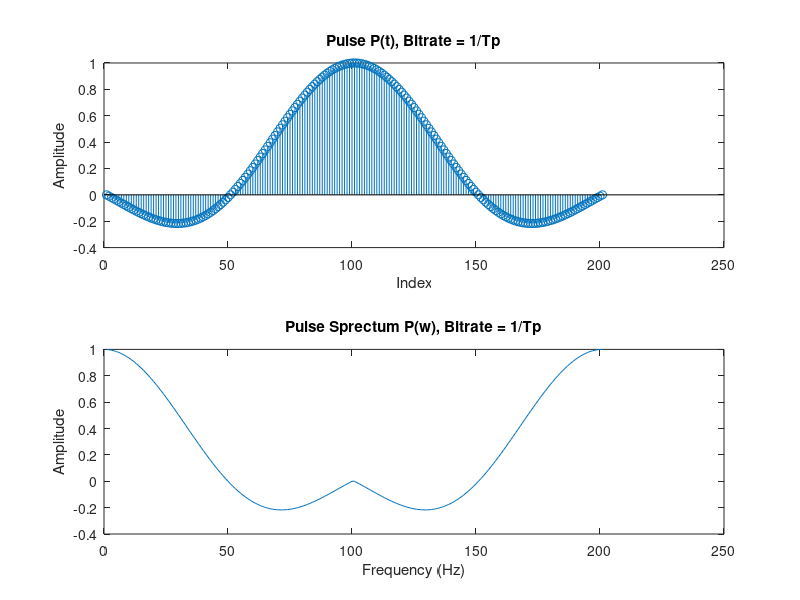
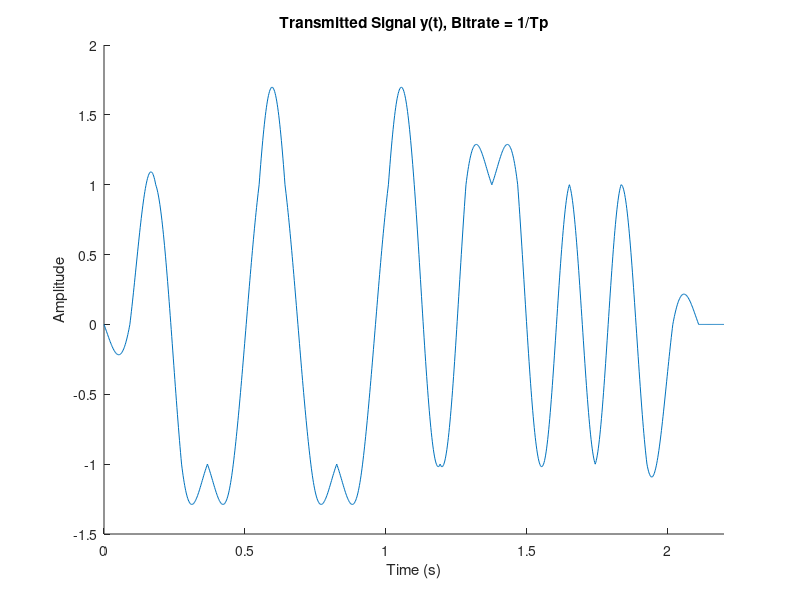
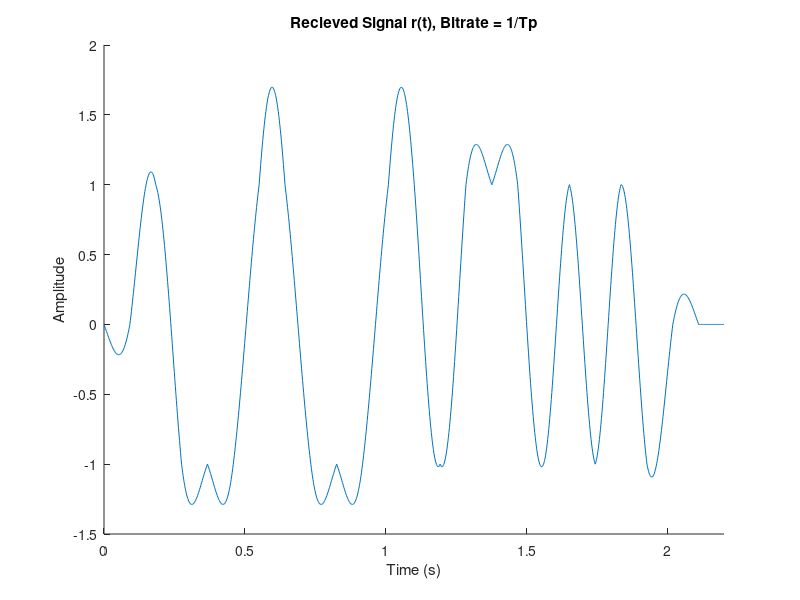
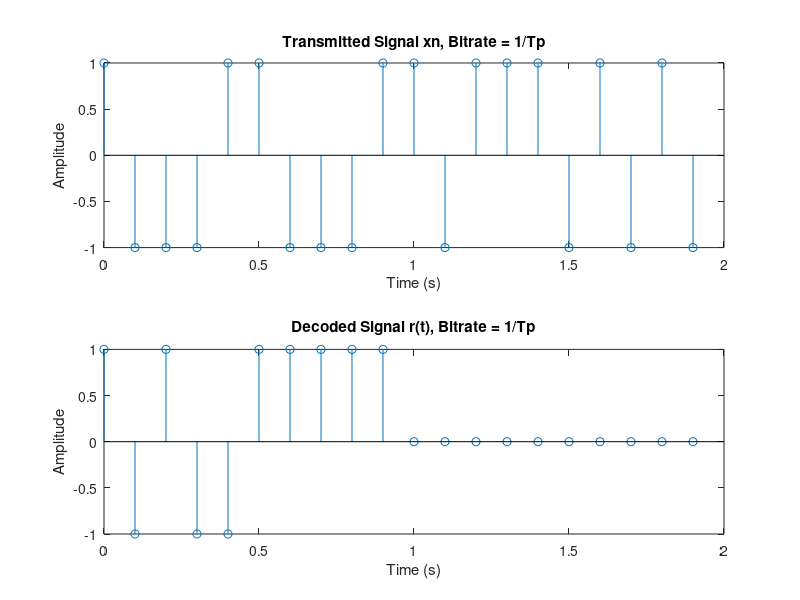

The MATLAB source for these figures, in order: (Note: this script raises an error after producing the figures.)
%% Signals and Systems Matlab Homework #6
%% Introduction

%NOTE: THE FOLLOWING CODE IS NOT PART OF THE SUBMISSION BUT ACTS AS A
%HOLDING PLACE FOR PREVIOUSLY OMITTED CODE.
% * Author:                   Mack LaRosa, Will Burgess, Leela Srinivas
% * Class:                    ESE 351
% * Date:                     Created 4/12/2024, Last Edited 4/25/2024
%% Housekeeping
close all
clear
clc
%% Part  1: Create Binary PAM System
%% Generate Input Signal and Add Noise Factor, Bitrate = 1/Tp
Tp = 0.1; % Half pulse width
sample_period = Tp/50; % dt, pulse and recieve sample period
dt = sample_period;
sample_freq = 1/sample_period; % Frequency of pulse and recieve signal 

bit_rate = 1/(1 * Tp); %Fb, frequency of bits sent out
bit_period = 1/bit_rate; % Ts, Time between bits sent out
Ts = bit_period;

%  Generate Message
rect = ones(1,50);

pulse = 2 * conv(rect, rect);
%%
% replace pulse with sinc
t = -2*Ts:dt:2*Ts; % time vector
pulse = sinc(t/Ts);


pulse_fft = fftshift(pulse);

N = 20;

maxTime = N * bit_period;

xn = 2 * ((rand(1, N) > 0.5) - 0.5);
a = 0;
imp_train = zeros(1,N * bit_period * sample_freq);
for k = 1:length(imp_train)
    if mod(k - 1, sample_freq * bit_period) == 0
    a = a + 1;
    imp_train(k) = xn(a);
    else
    imp_train(k) = 0;    
    end
end
sampleTimes = 0:sample_period:(N*bit_period)-sample_period;


% Mack is a Bitchass Hoe: finish generation with signal


y = conv(imp_train,pulse);
% figure, subplot (2,1,1),plot(y)
% subplot(2,1,2),stem(xn)

sigma = 0;
noise = sigma * max(y) * randn(1,length(y));
r = y + (noise * sigma);

%figure,plot(r)
%% Part f:  Create various outputs

% i, p(t), p(w)
figure, hold on
subplot(2,1,1);
stem(pulse)
ylabel('Amplitude')
xlabel('Index')
title('Pulse P(t), Bitrate = 1/Tp')

subplot(2,1,2)
plot(pulse_fft)
ylabel('Amplitude')
xlabel('Frequency (Hz)')
title('Pulse Sprectum P(w), Bitrate = 1/Tp')
hold off

times = linspace(0, maxTime + 2 * Tp, length(y));

% ii, y(t)
figure, hold on
plot(times, y)
xlim([0 maxTime + 2 * Tp]);
ylabel('Amplitude')
xlabel('Time (s)')
title('Transmitted Signal y(t), Bitrate = 1/Tp')
hold off

% iii, r(t)
figure, hold on
plot(times,r)
xlim([0 maxTime + 2 * Tp]);
ylabel('Amplitude')
xlabel('Time (s)')
title('Recieved Signal r(t), Bitrate = 1/Tp')
hold off

% iv, Sent Messave vs. decoded message
times_sent = 0:bit_period:maxTime-bit_period;
figure, hold on
subplot(2,1,1)
stem(times_sent,xn)
ylabel('Amplitude')
xlabel('Time (s)')
title('Transmitted Signal xn, Bitrate = 1/Tp')
subplot(2,1,2)

filtered = conv(r,pulse);
decoded = zeros(1, N);

a = 0;
pulselen = length(pulse);
filterlen = length(filtered);

factor = 1/(bit_rate * Tp); % find factor relating Ts and Tp, use that to modify pulselen
% please name this something other than factor

for i = pulselen + 1:(pulselen * factor + mod(factor, 2))/2:filterlen-pulselen * factor - 1
    a = a + 1;
    if(filtered(i) > 0)
        decoded(a) = 1;
    else
       decoded(a) = -1;
    end
end

stem(times_sent,decoded);
ylabel('Amplitude')
xlabel('Time (s)')
title('Decoded Signal r(t), Bitrate = 1/Tp')
hold off

error = (sum(xn ~= decoded)/length(decoded)); 
SNR = (sum(y.^2))/(sum(noise.^2));

disp(['Bitrate: ' ,num2str(bit_rate), ' bits/second'])
disp(['Standard Deviation: ' , num2str(sigma)])
disp(['SNR: ' , num2str(SNR)])
disp(['Error: ' ,num2str(error),' percent'])

%% Generate Variable length Sinc Function

%% demo - Sinc pulse shape
Ts = .1; % symbol period (rate 1/Ts)
dt = .01; % sample period
t = -5*Ts:dt:5*Ts; % time vector
x = sinc(t/Ts); % define sinc, note Matlab convention sinc(x) = sin(pi*x)/(pi*x)
figure
subplot(2,1,1), plot(t,x)
xlabel('time (s)'), ylabel('x(t)'), title('Truncated sinc')
fs = 1/dt; % sample frequency
Nfft = 1024; % length of fft
f = [0:fs/Nfft:fs-fs/Nfft];
subplot(2,1,2), plot(f,abs(fft(x,Nfft)))
xlabel('frequency (Hz)'), ylabel('|X(j\omega)|')

pulse_sinc = x;

%%
[r, xn, decoded] = poopFunc(pulse, 1);
figure, plot(r)

figure, subplot(2,1,1),stem(xn)
subplot(2,1,2),stem(decoded)

%% Run Communication System For Different Bit Sent Values - Sinc Pulse Shape
frequencies = [20,30,40];
simlength = 100;
sigma = 0.5;
internal_avg_length = 10;
error_avg = zeros(simlength,1);
Ts = 10;

N_vals = zeros(simlength,1);

for i = 1:simlength
internal_avg = zeros(internal_avg_length,1);
%  Generate new pulse shape with new Ts

N = 9 + (i);
N_vals(i) = N;
for j = 1:internal_avg_length

[~,error_1,error_2,error_3] = ComSys(pulse_sinc_time,frequencies,sigma,N);

internal_avg(j) = (error_1 + error_2 + error_3)/3;
end
% Calculate average error for each simulation in percent
error_avg(i) = sum(internal_avg) / length(internal_avg);
end

%generate regression line
p = polyfit(N_vals, error_avg, 6);
xfit = linspace(min(N_vals),max(N_vals),simlength);
yfit = polyval(p, xfit);

figure, hold on
scatter(N_vals,error_avg, 'filled'), xlabel('Number of Bits Transmitted'),ylabel('Average Error Rate (%)')
grid on
plot((xfit),yfit, 'r', 'linewidth', 2)
title('Simulation of Various Numbers of Bits Transmitted Over Three Channels')
legend('Simulation Datapoints', 'Regression Line', 'location', 'southeast')
hold off, grid off

%%%

%% Housekeeping
close all
%% Generate Input Signal and Add Noise Factor, Bitrate = 1/Tp
Tp = 0.1; % Half pulse width
sample_period = Tp/50; % dt, pulse and recieve sample period
dt = sample_period;
sample_freq = 1/sample_period; % Frequency of pulse and recieve signal 

bit_rate = 1/(1 * Tp); %Fb, frequency of bits sent out
bit_period = 1/bit_rate; % Ts, Time between bits sent out
Ts = bit_period;

sigma = 0;
%% Define Pulse Shapes
t = -1*Ts:dt:1*Ts; % time vector

pulse_square = ones(1,length(t));
pulse_square(1,1:round(1/4*length(pulse_square))) = 0;
pulse_square(1,round(3/4*length(pulse_square)):end) = 0;

pulse_sinc = sinc((2*t)/Ts);


ifft_pulse_square = ifft(pulse_square);
ifft_pulse_sinc = ifft(pulse_sinc);

figure, hold on
subplot(2,2,1), stem(t,pulse_square)
xlabel('Time'),ylabel('Amplitude'),title('Square Pulse Shape')
subplot(2,2,2), plot(abs(fftshift(fft_pulse_square)), 'r')
xlabel('Frequency(Hz)'),ylabel('Amplitude'),title('Square Pulse FFT')

subplot(2,2,3), stem(t,pulse_sinc)
xlabel('Time'),ylabel('Amplitude'),title('Sinc Pulse Shape')
subplot(2,2,4), plot(abs(fftshift(fft_pulse_sinc)), 'r')
xlabel('Frequency(Hz)'),ylabel('Amplitude'),title('Square Pulse FFT')

sgtitle('Pulse Shapes Utilized')
hold off
%% Use Function on Square Pulse
[~, xn, decoded, SNR] = poopFunc(pulse_square, sigma);

figure, hold on
subplot(2,1,1),stem(xn)
xlabel('Index'),ylabel('Amplitude'),title('Transmitted')
subplot(2,1,2),stem(decoded)
xlabel('Index'),ylabel('Amplitude'),title('Decoded')
sgtitle('System Using Sinc Pulse')
hold off

% display performance results
error = (sum(xn ~= decoded))/(length(decoded)); 

disp('PERFORMANCE FOR SQUARE PULSE')
disp(['Bitrate: ' ,num2str(bit_rate), ' bits/second'])
disp(['Standard Deviation: ' , num2str(sigma)])
disp(['SNR: ' , num2str(SNR)])
disp(['Error: ' ,num2str(error*100),' percent'])
%% Use Function on Sinc Pulse
[~, xn, decoded, SNR] = poopFunc(pulse_sinc, sigma);

figure, hold on
subplot(2,1,1),stem(xn)
xlabel('Index'),ylabel('Amplitude'),title('Transmitted')
subplot(2,1,2),stem(decoded)
xlabel('Index'),ylabel('Amplitude'),title('Decoded')
sgtitle('System Using Square Pulse')
hold off

% display performance results
error = (sum(xn ~= decoded))/(length(decoded)); 

disp(' ');
disp('PERFORMANCE FOR SINC PULSE')
disp(['Bitrate: ' ,num2str(bit_rate), ' bits/second'])
disp(['Standard Deviation: ' , num2str(sigma)])
disp(['SNR: ' , num2str(SNR)])
disp(['Error: ' ,num2str(error*100),' percent'])